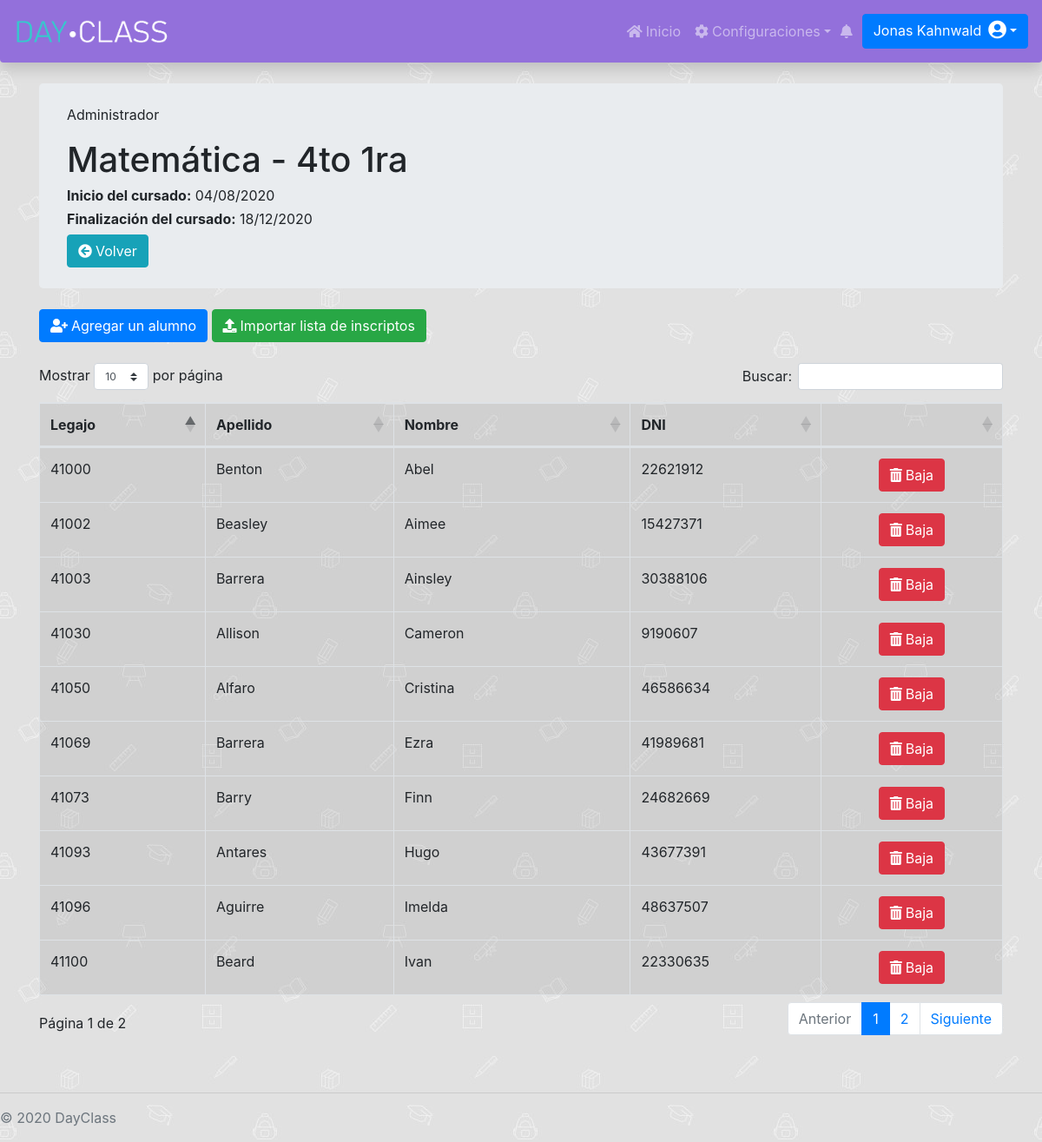
The page /Administrador/MateriaCurso/Curso/alumnosCurso.php?id=1 (signed in) on the database its author committed.
### tables this page shows
CREATE TABLE `curso` (
  `id` int(11) NOT NULL AUTO_INCREMENT,
  `fechaDesdeCurActual` date DEFAULT NULL,
  `fechaHastaCurActul` date DEFAULT NULL,
  `nombreCurso` varchar(255) DEFAULT NULL,
  `division_id` int(11) DEFAULT NULL,
  `materia_id` int(11) DEFAULT NULL,
  `fechaDesdeCursado` date DEFAULT NULL,
  `fechaHastaCursado` date DEFAULT NULL,
  PRIMARY KEY (`id`),
  KEY `FKb0pu5rd27n5ld9n4oamd62dwj` (`division_id`),
  KEY `FK48osbikkitlflgwqf0vh8qt7j` (`materia_id`)
);

CREATE TABLE `alumnocursoactual` (
  `id` int(11) NOT NULL AUTO_INCREMENT,
  `fechaDesdeAlumCurAc` date DEFAULT NULL,
  `fechaHastaAlumCurAc` date DEFAULT NULL,
  `alumno_id` int(11) DEFAULT NULL,
  `curso_id` int(11) DEFAULT NULL,
  PRIMARY KEY (`id`),
  KEY `FK36obnguwdre5apx5dchq91odn` (`alumno_id`),
  KEY `FKt7ydcu477pnwgp95bumcwako7` (`curso_id`)
);

CREATE TABLE `alumno` (
  `id` int(11) NOT NULL AUTO_INCREMENT,
  `apellidoAlum` varchar(255) DEFAULT NULL,
  `contraseniaAlum` varchar(255) DEFAULT NULL,
  `dniAlum` int(11) NOT NULL,
  `emailAlum` varchar(255) DEFAULT NULL,
  `fechaAltaAlumno` date DEFAULT NULL,
  `fechaBajaAlumno` date DEFAULT NULL,
  `fechaNacAlumno` date DEFAULT NULL,
  `legajoAlumno` varchar(255) NOT NULL,
  `nombreAlum` varchar(255) DEFAULT NULL,
  `permiso_id` int(11) DEFAULT NULL,
  PRIMARY KEY (`id`),
  KEY `FKctdmkskdhf5bla743m05m1u3x` (`permiso_id`)
);

### Administrador/MateriaCurso/Curso/alumnosCurso.php (the view, shortened to what this page needs)
<link rel="stylesheet" href="https://cdnjs.cloudflare.com/ajax/libs/twitter-bootstrap/4.1.3/css/bootstrap.css">
<link rel="stylesheet" href="https://cdn.datatables.net/1.10.21/css/dataTables.bootstrap4.min.css">
<div class="container">
    <div class="jumbotron my-4 py-4">
        <p class="card-text">Administrador</p>
        <?php
        include "../../../databaseConection.php";
        $id_curso = $_GET['id'];
        $currentDateTime = date('Y-m-d');
        $consultaCurso = $con->query("SELECT * FROM `curso` WHERE `id` =  $id_curso");
        $resultado = $consultaCurso->fetch_assoc();
        $fchDesde = $resultado["fechaDesdeCursado"];
        $fchHasta = $resultado["fechaHastaCursado"];
        $nombreCurso = $resultado["nombreCurso"];
        $id_materia = $resultado["materia_id"];
        echo "<h1>$nombreCurso</h1>";
        if ($fchDesde != null && $fchHasta != null && $fchHasta >= $currentDateTime) {
            echo "<h6 class='font-weight-normal'><b>Inicio del cursado:</b> " . strftime('%d/%m/%Y', strtotime($fchDesde)) . " </h6>";
            echo "<h6 class='font-weight-normal'><b>Finalización del cursado:</b> " . strftime('%d/%m/%Y', strtotime($fchHasta)) . " </h6>";
        } else {
            echo "<div class='alert alert-warning' role='alert'>
                            <h5><i class='fa fa-exclamation-circle mr-2'></i>No hay fechas de cursado vigentes.</h5>
                            <h7>No podrá inscribir alumnos hasta que esten definidas las fechas nuevas.</h7>
                        </div>";
        }
        ?>
        <a <?php echo "href='/DayClass/Administrador/MateriaCurso/Curso/admCurso.php?id= $id_materia'" ?> class="btn btn-info"><i class="fa fa-arrow-circle-left mr-1"></i>Volver</a>
    </div>
    <?php
    $id_curso = $_GET['id'];
    $currentDateTime = date('Y-m-d');
    $consultaCurso = $con->query("SELECT * FROM `curso` WHERE `id` =  $id_curso");
    $resultadoCurso = $consultaCurso->fetch_assoc();
    $fechaDesdeCursado = $resultadoCurso['fechaDesdeCursado'];
    $fechaHastaCursado = $resultadoCurso['fechaHastaCursado'];
    $habilitado = false;
    if ($fechaDesdeCursado != null && $fechaHastaCursado != null) {
        if ($fechaHastaCursado >= $currentDateTime) {
            $habilitado = true;
        }
    }
    ?>
    <div class="my-3">
        <button <?php
                if ($habilitado) {
                    echo "class='btn btn-primary'";
                    echo "data-target='#staticBackdrop'";
                } else {
                    echo "class='btn btn-primary disabled'";
                } ?> data-toggle="modal"><i class="fa fa-user-plus mr-1"></i>Agregar un alumno</button>
        <button <?php
                if ($habilitado) {
                    echo "class='btn btn-success'";
                    echo "data-target='#staticBackdrop1'";
                } else {
                    echo "class='btn btn-success disabled'";
                } ?> data-toggle="modal"><i class="fa fa-upload mr-1"></i>Importar lista de inscriptos</button>
    </div>
    <div class="my-4 table-responsive">
        <table id="dataTable" class="table table-active table-bordered table-hover">
            <?php
                $id_curso = $_GET['id'];
                $currentDateTime = date('Y-m-d H:i:s');
                $consultaCurso = $con->query("SELECT * FROM `curso` WHERE `id` =  $id_curso");
                $resultadoCurso = $consultaCurso->fetch_assoc();
                $fechaDesdeCursado = $resultadoCurso['fechaDesdeCursado'];
                $fechaHastaCursado = $resultadoCurso['fechaHastaCursado'];
                $consulta2 = $con->query("SELECT alumno_id FROM `alumnocursoactual` WHERE `fechaDesdeAlumCurAc` = '$fechaDesdeCursado' AND `fechaHastaAlumCurAc` = '$fechaHastaCursado' AND `curso_id` =  $id_curso");
                if(!($consulta2 ->num_rows) == 0){
                    echo "<thead>
                            <th>Legajo</th>
                            <th>Apellido</th>
                            <th>Nombre </th>
                            <th>DNI</th>
                            <th></th>
                        </thead>
                        <tbody>";
                    while ($alumnocursoactual = $consulta2->fetch_assoc()) {
                       $alumno_id = $alumnocursoactual['alumno_id'];
                        $alumno = $con->query("SELECT cursoestadoalumno.nombreEstado, alumno.legajoAlumno, alumno.apellidoAlum, alumno.nombreAlum, alumno.dniAlum FROM alumnocursoactual, alumno, curso, alumnocursoestado, cursoestadoalumno WHERE alumno.id = '$alumno_id' AND curso.id = '$id_curso' AND alumnocursoactual.curso_id = curso.id AND alumnocursoactual.alumno_id = alumno.id AND alumnocursoactual.id = alumnocursoestado.alumnoCursoActual_id AND alumnocursoactual.fechaDesdeAlumCurAc <= '$currentDateTime' AND alumnocursoactual.fechaHastaAlumCurAc > '$currentDateTime' AND ('$currentDateTime' >= alumnocursoestado.fechaInicioEstado) AND ('$currentDateTime' < alumnocursoestado.fechaFinEstado) AND (alumnocursoactual.fechaDesdeAlumCurAc <= alumnocursoestado.fechaInicioEstado) AND (alumnocursoactual.fechaHastaAlumCurAc >= alumnocursoestado.fechaFinEstado) AND alumnocursoestado.cursoEstadoAlumno_id = cursoestadoalumno.id")->fetch_assoc();
                        if($alumno['nombreEstado'] == "LIBRE"){
                            $urlReinc = 'movAlumnoCurso.php?alumnoId='.$alumno_id.'&&cursoId='.$id_curso.'&&movId=2';
                            echo "<tr class='table-danger'>
                                <td>" . $alumno['legajoAlumno'] . "</td>
                                <td>" . $alumno['apellidoAlum'] . "</td>
                                <td>" . $alumno['nombreAlum'] . "</td>
                                <td>" . $alumno['dniAlum'] . "</td>
                                <td class='text-center'><a class='btn btn-primary' onclick='return confirmComeBack()' href='$urlReinc'><i class='fa fa-undo mr-1'></i>Alta</a></td>
                            </tr>";
                        }else{
                            $urlBaja = 'movAlumnoCurso.php?alumnoId='.$alumno_id.'&&cursoId='.$id_curso.'&&movId=1';
                           echo "<tr>
                                <td>" . $alumno['legajoAlumno'] . "</td>
                                <td>" . $alumno['apellidoAlum'] . "</td>
                                <td>" . $alumno['nombreAlum'] . "</td>
                                <td>" . $alumno['dniAlum'] . "</td>
                                <td class='text-center'><a class='btn btn-danger' onclick='return confirmDelete()' href='$urlBaja'><i class='fa fa-trash mr-1'></i>Baja</a></td>
                            </tr>";
                        }
                    }
                    echo "</tbody>";
                }else{
                    echo "<div class='alert alert-warning' role='alert'>
                            <h5><i class='fa fa-exclamation-circle mr-2'></i>Todavía no hay alumnos inscriptos en este curso.</h5>
                        </div>";
                }
            ?>
        </table>
    </div>
</div>

### DayClassStyle.css (style rules this page uses)
.dayclassnav { background-color: mediumpurple; }
.abajo-pagina { position: absolute; bottom: auto; width: 100%; }
body { padding-top: 4.5rem; background-image: url("/DayClass/images/school.jpg"); background-repeat: repeat; background-attachment: fixed; }

### rows shown on the page
curso: nombreCurso "Matemática - 4to 1ra", fechaDesdeCursado "04/08/2020", fechaHastaCursado "18/12/2020"
alumnocursoactual: alumno.legajoAlumno "41096", alumno.apellidoAlum "Aguirre", alumno.nombreAlum "Imelda", alumno.dniAlum "48637507"
alumnocursoactual: alumno.legajoAlumno "41050", alumno.apellidoAlum "Alfaro", alumno.nombreAlum "Cristina", alumno.dniAlum "46586634"
alumnocursoactual: alumno.legajoAlumno "41030", alumno.apellidoAlum "Allison", alumno.nombreAlum "Cameron", alumno.dniAlum "9190607"
alumnocursoactual: alumno.legajoAlumno "41093", alumno.apellidoAlum "Antares", alumno.nombreAlum "Hugo", alumno.dniAlum "43677391"
alumnocursoactual: alumno.legajoAlumno "41003", alumno.apellidoAlum "Barrera", alumno.nombreAlum "Ainsley", alumno.dniAlum "30388106"
alumnocursoactual: alumno.legajoAlumno "41069", alumno.apellidoAlum "Barrera", alumno.nombreAlum "Ezra", alumno.dniAlum "41989681"
alumnocursoactual: alumno.legajoAlumno "41073", alumno.apellidoAlum "Barry", alumno.nombreAlum "Finn", alumno.dniAlum "24682669"
alumnocursoactual: alumno.legajoAlumno "41100", alumno.apellidoAlum "Beard", alumno.nombreAlum "Ivan", alumno.dniAlum "22330635"
alumnocursoactual: alumno.legajoAlumno "41002", alumno.apellidoAlum "Beasley", alumno.nombreAlum "Aimee", alumno.dniAlum "15427371"
alumnocursoactual: alumno.legajoAlumno "41000", alumno.apellidoAlum "Benton", alumno.nombreAlum "Abel", alumno.dniAlum "22621912"
